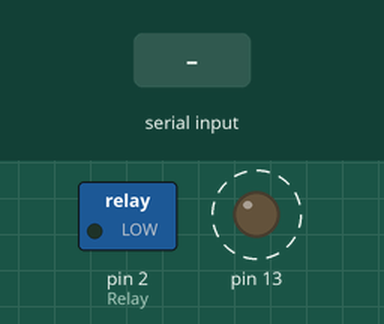
A sketch run on a simulated Arduino Uno, built with avr-gcc and run on an emulated ATmega328P. Parts: switched loads named in the sketch (green lamp = pin HIGH), output pins drawn as LEDs (lit = HIGH). Dashed ring = blinking. Inputs (shaded band) come from the test bench. What the sketch prints to the serial monitor is not drawn.

Above: at 1.1 s.
3.1 s: "1\n" received over Serial
Timing chart, 0 to 11.5 s (numbered marks = the images above; inputs shaded):
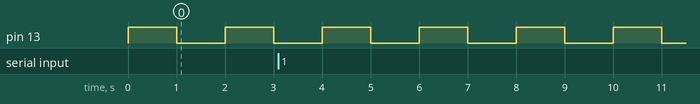

Measured:
- by itself, pin 13: alternates HIGH for 1.0 s and LOW for 1.0 s

The sketch:

ex-29.ino
```cpp
String inputString = "";
bool stringComplete = false;

int Relay = 2;

void setup() {
  // put your setup code here, to run once:
  Serial.begin(9600);
  inputString.reserve(200);

  pinMode(13,OUTPUT);
  pinMode(Relay,OUTPUT);

}

void loop() {
  if (stringComplete) {
    Serial.println(inputString);
    // clear the string:
    inputString = "";
    stringComplete = false;
  }
  digitalWrite(13,HIGH);
  delay(1000);
  digitalWrite(13,LOW);
  delay(1000);
}

void serialEvent() {
  while (Serial.available()) {
    // get the new byte:
    char inChar = (char)Serial.read();
    Serial.println(inChar);
    if(inChar == "1")
    {
      digitalWrite(Relay, HIGH);
      Serial.println("LED OPEN");
    }
    else if(inChar == "0")
    {
     digitalWrite(Relay, LOW);
     Serial.println("LED CLOSE");
     }

    // if the incoming character is a newline, set a flag so the main loop can
    // do something about it:
    if (inChar == '\n') {
      stringComplete = true;
    }else{
      // add it to the inputString:
      inputString += inChar;
    }
  }
}
```
